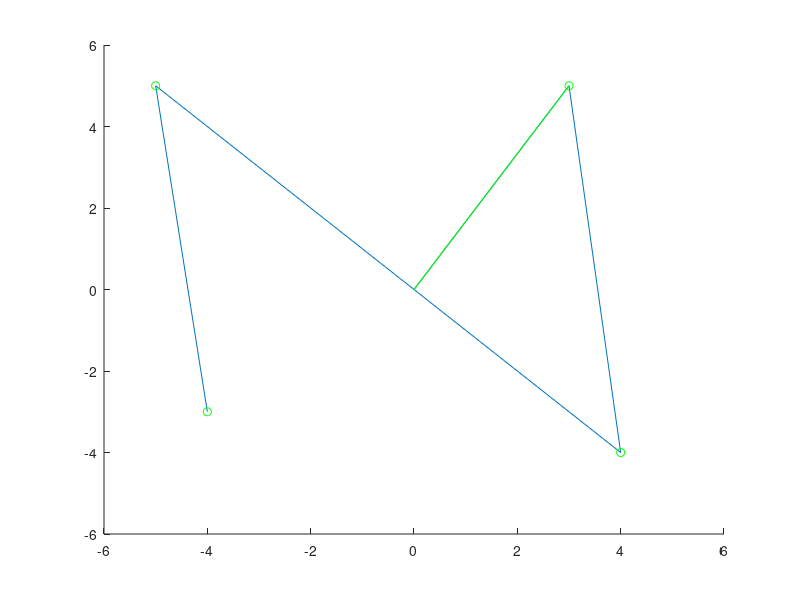

Here is the MATLAB script that generated this plot: (Note: this script raises an error after producing the figure.)
clc;clear all;close all

%Set up simulation parameters
tf = 40;
dt = 0.1;

%Initial Conditions
x0 = 0;
y0 = 0;
theta0 = 0;

%Define path to be followed and related threshold
p = [3 5; 4 -4;-5 5; -4 -3];
%How close do you want to be to each point?
dist_thresh = 0.1;
%Path Controller parameters
k_p = 1;
g = 1; %goal number

%Setup first path segment
p1 = [x0 y0];
p2 = p(g,:);
x1 = p1(1);
y1 = p1(2);
x2 = p2(1);
y2 = p2(2);
plot([x1 x2],[y1 y2], 'r');

%Pre allocated matrices for speed
t = 0:dt:tf;
x = zeros(length(t));
y = zeros(length(t));
theta = zeros(length(t));
d = zeros(length(t));
x(1) = x0;
y(1) = y0;
theta(1) = theta0;

%Setup plotting
h = figure(1);
hold on;
axis([-6 6 -6 6]);


for i=2:length(t) 
    %% Plot Goal Line (and segment ends)
    clf;
    hold on; 
    axis([-6 6 -6 6]);
    plot([x0; p(:,1)], [y0; p(:,2)]);
    scatter(p(:,1), p(:,2),'g');
    
    diff = [x(i-1) y(i-1)] - p2;
    dist = norm(diff);
    
    if (dist < dist_thresh)
        if (g==numel(p(:,1)))
           break;
        end
        p1 = p(g,:);
        p2 = p(g+1,:);
        g = g + 1;
    end

    x1 = p1(1);
    y1 = p1(2);
    x2 = p2(1);
    y2 = p2(2);

    plot([x1 x2],[y1 y2], 'g');
    
    %% Plot Perpendicular crosstrack and angles error
    
    m = (y2 - y1)/(x2 - x1);
    b = y1 - m*x1;
    m_p = -1/m;
    b_p = y(i-1) - m_p*(x(i-1));
    %Find the intersection point
    % m*x + b = m_p*x + b_p; 
    % (m - m_p)*x = b_p - b;
    x_int = (b_p - b) / (m-m_p);
    y_int = m*x_int + b;
    plot([x(i-1) x_int], [y(i-1) y_int], 'r');

    %% Calculate errors
    [e_t d(i)] = calculate_errors([x(i-1) y(i-1)], theta(i-1), p1, p2);
    
    %% Calculate Controller
    V = 1; %constant forward velocity (not that great of an idea)
    w = e_t + atan2(k_p * d(i),V);

    %% Simulate dynamics
    x(i) = x(i-1) + V*cos(theta(i-1))*dt;
    y(i) = y(i-1) + V*sin(theta(i-1))*dt;
    theta(i) = theta(i-1) + w*dt;
    
    %Plot Vehicle Position
    drawcar(x(i),y(i),theta(i),0.5,h); 
    title('Nonlinear path tracker (cross track error marked in red)')
    pause(dt);
    
    
end
%% Plot Some results
figure(2)
plot(t, d);
xlabel('Time(t)');
ylabel('Crosstrack error(m)');

